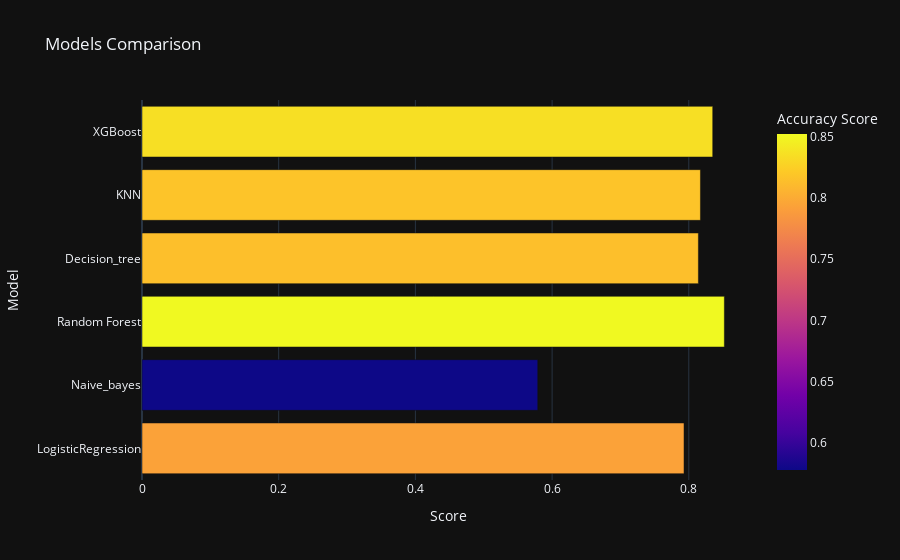

This figure's notebook cell:
### Code cell
import plotly.express as px
import pandas as pd

# create a new DataFrame with the updated data
data = {
    'Model': ['LogisticRegression', 'Naive_bayes', 'Random Forest', 'Decision_tree', 'KNN', 'XGBoost'],
    'Score': [0.793, 0.579, 0.852, 0.814, 0.817, 0.835],
    'Accuracy Score': [0.793, 0.578, 0.852, 0.814, 0.817, 0.835]
}
models = pd.DataFrame(data)

# create the bar chart
fig = px.bar(data_frame=models, x='Score', y='Model', color='Accuracy Score', template='plotly_dark', title='Models Comparison')

# show the chart
fig.show()

### Figure 1 — Plotly figure (JSON) as saved in the notebook; plotly's stock layout.template omitted (floating-point values rounded to 4 significant figures)
{"data": [{"alignmentgroup": "True", "hovertemplate": "Score=%{x}<br>Model=%{y}<br>Accuracy Score=%{marker.color}<extra></extra>", "legendgroup": "", "marker": {"color": [0.793, 0.578, 0.852, 0.814, 0.817, 0.835], "coloraxis": "coloraxis", "pattern": {"shape": ""}}, "name": "", "offsetgroup": "", "orientation": "h", "showlegend": false, "textposition": "auto", "type": "bar", "x": [0.793, 0.579, 0.852, 0.814, 0.817, 0.835], "xaxis": "x", "y": ["LogisticRegression", "Naive_bayes", "Random Forest", "Decision_tree", "KNN", "XGBoost"], "yaxis": "y"}], "layout": {"barmode": "relative", "coloraxis": {"colorbar": {"title": {"text": "Accuracy Score"}}, "colorscale": [[0, "#0d0887"], [0.1111, "#46039f"], [0.2222, "#7201a8"], [0.3333, "#9c179e"], [0.4444, "#bd3786"], [0.5556, "#d8576b"], [0.6667, "#ed7953"], [0.7778, "#fb9f3a"], [0.8889, "#fdca26"], [1, "#f0f921"]]}, "legend": {"tracegroupgap": 0}, "title": {"text": "Models Comparison"}, "xaxis": {"anchor": "y", "domain": [0, 1], "title": {"text": "Score"}}, "yaxis": {"anchor": "x", "domain": [0, 1], "title": {"text": "Model"}}}}
